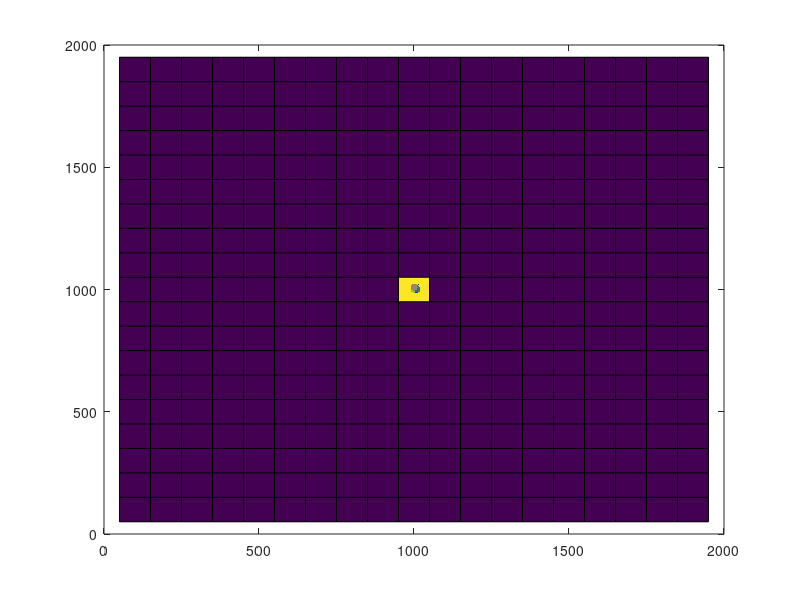

This chart was generated by the following MATLAB code: (Note: this script raises an error after producing the figure.)
%% TO DO

% x. track the total number of "stuck" vs number of "swimmers"
% 8. make some stuck forever
% x. histogram the number of times a cell is stuck
% 3. incorporate "energy taxis" where cells tumble more where there is a
% high pmf (tumbling rate is higher where glucose-g is high)
% 4. calculate steadistate of stuck vs unstuck


%% Setup
% units in micrometers
% speeds in micrometers / sec

close all
clearvars A A1 A2 c C d h1 h2 h3 Hist_stuck N0 n_stuck n_swim Nx Ny rms T V Vrec

tmax = 240;
tstep = 3;

iter = 1;
D = zeros(iter,3);

% size of area

x = 2000;
y = 2000;

for k = 1:iter
% number of cells

n = 200; %can go up to 10e5 cells without much problem
N0 = rand(n,2)*10+x/2;
Nx = N0(:,1);
Ny = N0(:,2);

%% Velocity distribution

v = [0 0 60 60 60 60 60 60 60 60]; % [0 0 45 45 60 60 60 60 75 75];

for i = 1:n
    V(i,1) = v(randi(length(v)));
end

Vrec = ones(n,tmax/tstep+2);
Vrec(:,1) = V(:,1);

%% Run time distribution and rules

rt = 3;
T = randi(rt)*ones(n,1); % needs to be altered by local conc of glucose, glucose needs to be used up by cells

%% Tumble distribution

A = rand(n,3)*360;
athresh = 150;

% [0 30 60 90 120 150 180];

%% Glucose field and consumption distribution

cbins = 20;
g = ones(cbins,cbins);

cons = 0.001;

%% Simulation

% figure() % rms evolution
rms = zeros(tmax/tstep+1,1);
% h2 = plot(0:tstep:tmax,rms);
% axis([0,tmax,0,1000])
% 
% h2.YDataSource = 'rms';
% 
figure() % scatter and color plot
c = [rand(n,1) rand(n,1) rand(n,1)];
nbins = 20;

X_h3 = x/(nbins*2):x/nbins:x-x/(nbins*2); %A2{1}; put below
Y_h3 = y/(nbins*2):y/nbins:y-y/(nbins*2); %A2{2};

[A1,A2] = hist3([Nx,Ny],'Edges',{X_h3 Y_h3});

% [C, h3] = contourf(A2{1},A2{2},A1);

h3 = pcolor(X_h3,Y_h3,A1);
hold on
h1 = scatter(N0(:,1),N0(:,2),25,c,'filled');
axis([0 x 0 y]);
hold off

h1.XDataSource = 'Nx';
h1.YDataSource = 'Ny';
% h3.XData = 'X_h3'; % for evolving window
% h3.YData = 'Y_h3';
% h3.CData = 'A1';

for t=0:tstep:tmax
    
%% Construct state vectors (stuck, moving, tumbling)
 
        % countdown
        % velocity
        % angle
    T= T-tstep;
    
    for i=1:n
        
        % A(:,1) = A(:,2);
        
        if T(i)<= 0 % if the run is over
            
            A(i,1) = A(i,2); % sets the history
            if V(i,1) ~= 0
                A(i,3) = A(i,2); % if its in the stuck state, it will maintain its A(i,3) value
            end
            A(i,2) = randi(360); % conditional change in direction
            
            % agar tunnel condition
            if V(i,1) ~= 0
            V(i,1) = v(randi(length(v))); % random velocity

            else % must have a certain angle to escape
            if abs(A(i,2)-A(i,3)) >= athresh && abs(A(i,2)-A(i,3)) <= athresh+(180-athresh)*2
                V(i,1) = v(randi(length(v)));
            else % if doesn't tumble out it stays there
                V(i,1) = 0;
            end
            end
    
            T(i) = T(i)+rt+1; % resets the clock
        end
    end

    %% Calculate next positions

    Nx = Nx + V(:,1).*tstep.*cosd(A(:,2));
    Ny = Ny + V(:,1).*tstep.*sind(A(:,2));
    
    [A1,A2] = hist3([Nx,Ny],'Edges',{X_h3 Y_h3});
    
    %% Calculate next chemical
    
    g = g-A1*cons;
    
%% Extract Data
    % plot rms
    
    d = (Nx-x/2).^2 + (Ny-y/2).^2;
    rms(round(t/tstep+1),1) = sqrt(sum(d)./length(d));
    
%   refreshdata
    
    % track velocities
   
    Vrec(:,round(t/tstep+2)) = V(:,1);
   
    
    %% if you want to observe in real time
    
    % C = contourf(A2{1},A2{2},A1);
    t
    refreshdata

%     h3 = pcolor(X_h3,Y_h3,A1); %%
%     hold on  % overlays the scatter
%     h1 = scatter(Nx,Ny,25,c,'filled');
%     axis([0 x 0 y]);
%     hold off
%     h4 = pcolor(X_h3,Y_h3,g); %%
    pause(.005)
    

end
%% Analyze

    F = fit(rms,[0:tmax/tstep]','poly2');
    D(k,:) = 1./coeffvalues(F)./2;
    
    for i=1:n
        Hist_stuck(i,1) = tstep*(numel(Vrec(Vrec(i,:)==0)));
    end
    
    for t=1:tmax/tstep+2
        n_stuck(t,1) = numel(Vrec(Vrec(:,t)==0));
        n_swim(t,1) = numel(Vrec(Vrec(:,t)==60));
    end
    

        
end

%% Plots

figure()
hist(Hist_stuck,20)

trange = (0:tstep:tmax+tstep);

figure()
plot(trange,n_stuck,'r')
hold on
plot(trange,n_swim,'b')

mean(D(:,1))

%% Comments / Notes

% D can be calculated by solving this equation: <x^2> = 2*D*t
% compare this with D = vmax^2 * t / 2*(1-phi)
% 3100 vs 5400

% 5500 (stuck) vs 5400
% 
% 4930 vs 5400

% steady-state between movers and non-movers is reached in this model
